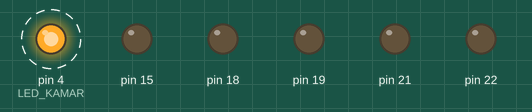
This sketch was run on a simulated Arduino Mega 2560, built with avr-gcc and run on an emulated ATmega2560. On the bench: output pins drawn as LEDs (lit = HIGH). Dashed ring = blinking.

Above: at 0.2 s.
Timing chart, 0 to 3.0 s (numbered marks = the images above):
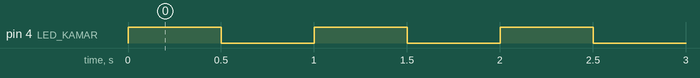

Measured:
- by itself, pin 4 (LED_KAMAR): alternates HIGH for 0.50 s and LOW for 0.50 s

The sketch:

LED.ino
```cpp
const int LED_KAMAR = 4;
void setup() {
  // put your setup code here, to run once:
  pinMode(15, OUTPUT);
  pinMode(LED_KAMAR, OUTPUT);
  pinMode(18, OUTPUT);
  pinMode(19, OUTPUT);
  pinMode(21, OUTPUT);
  pinMode(22, OUTPUT);
}

void loop() {
  // put your main code here, to run repeatedly:
  // digitalWrite(15, HIGH); // turn the LED off
  // delay(500);             // wait for 500 milliseconds
  // digitalWrite(15, LOW);  // turn the LED on
  // delay(500);             // wait for 500 milliseconds
  digitalWrite(LED_KAMAR, HIGH); // turn the LED off
  delay(500);             // wait for 500 milliseconds
  digitalWrite(LED_KAMAR, LOW);  // turn the LED on
  delay(500);             // wait for 500 milliseconds
  // digitalWrite(18, HIGH); // turn the LED off
  // delay(500);             // wait for 500 milliseconds
  // digitalWrite(18, LOW);  // turn the LED on
  // delay(500);             // wait for 500 milliseconds
  // digitalWrite(19, HIGH); // turn the LED off
  // delay(500);             // wait for 500 milliseconds
  // digitalWrite(19, LOW);  // turn the LED on
  // delay(500);             // wait for 500 milliseconds
  // digitalWrite(21, HIGH); // turn the LED off
  // delay(500);             // wait for 500 milliseconds
  // digitalWrite(21, LOW);  // turn the LED on
  // delay(500);             // wait for 500 milliseconds
  // digitalWrite(22, HIGH); // turn the LED off
  // delay(500);             // wait for 500 milliseconds
  // digitalWrite(22, LOW);  // turn the LED on
  // delay(500);             // wait for 500 milliseconds
}
```
